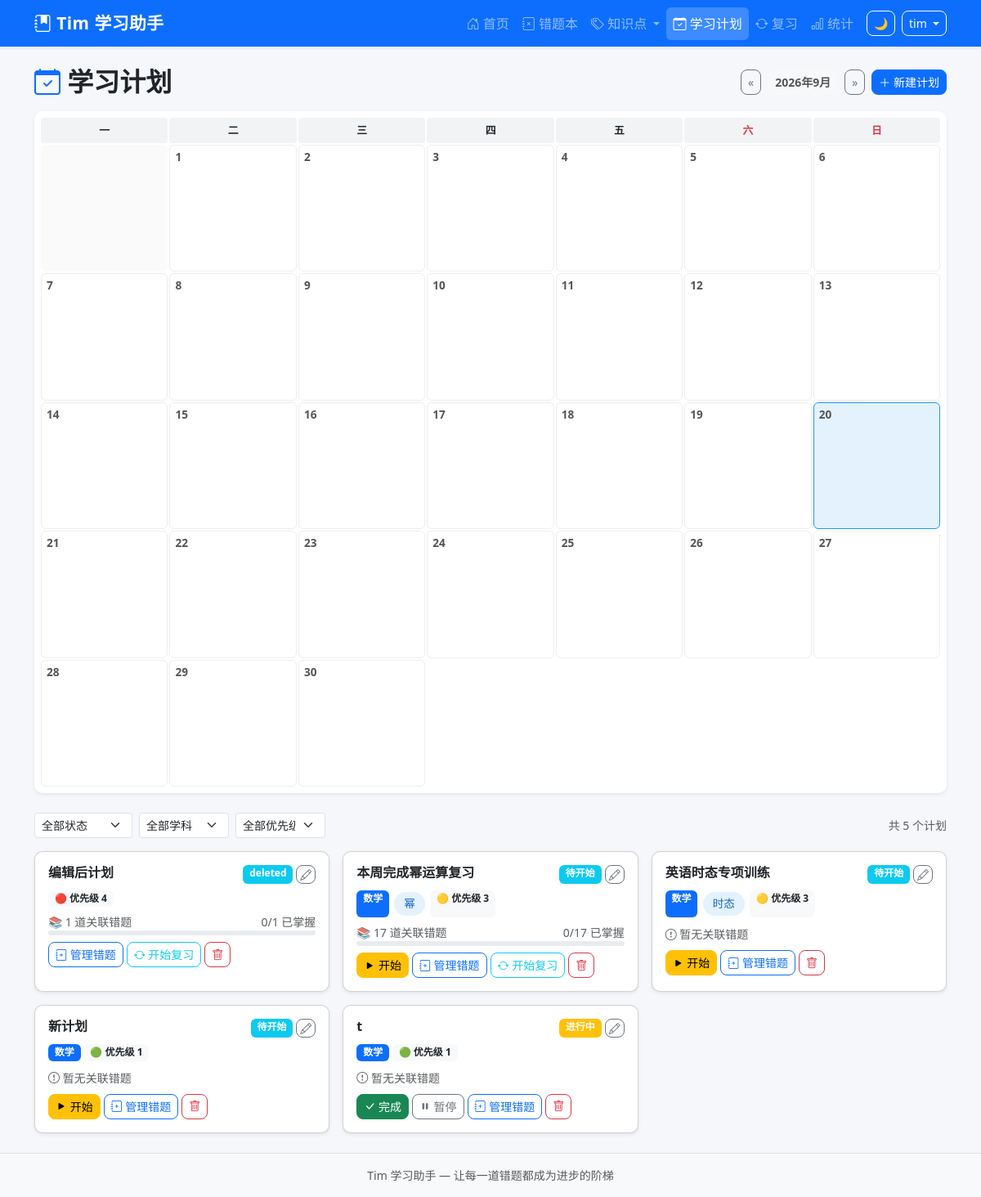
The app's page /study-plans (signed in) with its own data.
### tables this page shows
CREATE TABLE study_plans (
            id INTEGER PRIMARY KEY AUTOINCREMENT,
            uuid TEXT NOT NULL,
            title TEXT NOT NULL,
            description TEXT DEFAULT '',
            xueke TEXT DEFAULT '',
            zhishidian TEXT DEFAULT '',
            target_date DATE,
            priority INTEGER DEFAULT 1,
            status TEXT DEFAULT 'pending',
            created_at TIMESTAMP DEFAULT CURRENT_TIMESTAMP,
            completed_at TIMESTAMP
        );

### app.py (the view)
@app.route('/study-plans')
@login_required
def study_plans():
    month = request.args.get('month', date.today().strftime('%Y-%m'))
    page = request.args.get('page', 1, type=int)
    status_filter = request.args.get('status', '')
    xueke_filter = request.args.get('xueke', '')
    priority_filter = request.args.get('priority', '', type=int)
    per_page = 12
    where = ["(target_date LIKE ? OR target_date IS NULL OR target_date='')"]
    params = [month + '%']
    if status_filter:
        where.append('status = ?')
        params.append(status_filter)
    if xueke_filter:
        where.append('xueke = ?')
        params.append(xueke_filter)
    if priority_filter:
        where.append('priority >= ?')
        params.append(priority_filter)
    where_sql = ' AND '.join(where)
    total = query_db(
        f"SELECT COUNT(*) as cnt FROM study_plans WHERE {where_sql}",
        params, one=True
    )['cnt']
    offset = (page - 1) * per_page
    total_pages = max(1, (total + per_page - 1) // per_page)
    plans = query_db(
        f"SELECT * FROM study_plans WHERE {where_sql} ORDER BY priority DESC, target_date ASC LIMIT ? OFFSET ?",
        params + [per_page, offset]
    )
    plan_mistake_counts = {}
    plan_mastered_counts = {}
    plans = rows_to_dicts(plans)
    for p in plans:
        p['timu_plain'] = ''  # 计划没有 timu 字段
        cnt = query_db(
            "SELECT COUNT(*) as c FROM plan_mistakes WHERE plan_id=?",
            (p['id'],), one=True
        )['c']
        if cnt == 0 and p['zhishidian']:
            cnt = query_db(
                "SELECT COUNT(*) as c FROM mistake_records WHERE zhishidian LIKE ?",
                ('%' + p['zhishidian'] + '%',), one=True
            )['c']
        plan_mistake_counts[p['id']] = cnt
        mastered = query_db(
            "SELECT COUNT(*) as c FROM plan_mistakes pm JOIN mistake_records mr ON pm.mistake_id=mr.id WHERE pm.plan_id=? AND mr.status='mastered'",
            (p['id'],), one=True
        )['c']
        if mastered == 0 and p['zhishidian']:
            mastered = query_db(
                "SELECT COUNT(*) as c FROM mistake_records WHERE zhishidian LIKE ? AND status='mastered'",
                ('%' + p['zhishidian'] + '%',), one=True
            )['c']
        plan_mastered_counts[p['id']] = mastered
    from collections import defaultdict
    calendar = defaultdict(list)
    for p in plans:
        td = p['target_date'] or ''
        if td:
            calendar[td].append(p)
    try:
        year, mon = map(int, month.split('-'))
    except ValueError:
        year, mon = date.today().year, date.today().month
    prev_m = f'{year}-{mon-1:02d}' if mon > 1 else f'{year-1}-12'
    next_m = f'{year}-{mon+1:02d}' if mon < 12 else f'{year+1}-01'
    import calendar as cal_mod
    days_in_month = cal_mod.monthrange(year, mon)[1]
    first_weekday = cal_mod.monthrange(year, mon)[0]  # 0=周一
    month_days = []
    for i in range(first_weekday):
        month_days.append(None)  # 填充空白
    for d in range(1, days_in_month + 1):
        month_days.append(d)
    resp = make_response(render_template('study_plan.html',
        plans=plans,
        subjects=Config.get_subjects(),
        knowledge_points=get_knowledge_points(),
        calendar=dict(calendar),
        month=month,
        prev_month=prev_m,
        next_month=next_m,
        month_days=month_days,
        month_label=f'{year}年{mon}月',
        today=date.today(),
        today_month=date.today().strftime('%Y-%m'),
        plan_mistake_counts=plan_mistake_counts,
        plan_mastered_counts=plan_mastered_counts,
        page=page,
        total_pages=total_pages,
        total=total,
        status_filter=status_filter,
        xueke_filter=xueke_filter,
        priority_filter=priority_filter))
    return set_uuid_cookie(resp, g.user_uuid)

### app.py (called while the page is built, shortened)
@app.after_request
def add_security_headers(resp):
    resp.headers['X-Frame-Options'] = 'DENY'
    resp.headers['X-Content-Type-Options'] = 'nosniff'
    resp.headers['Referrer-Policy'] = 'strict-origin-when-cross-origin'
    return resp

@app.before_request
def csrf_check():
    if 'csrf_token' not in session:
        session['csrf_token'] = str(uuid_mod.uuid4())
    if request.method in ('GET', 'HEAD', 'OPTIONS'):
        return

def login_required(f):
    @wraps(f)
    def decorated(*a, **kw):
        if 'user_id' not in session:
            return redirect(url_for('login', next=request.path))
        return f(*a, **kw)
    return decorated

@app.before_request
def before_request():
    g.user_uuid = get_or_create_uuid()
    g.username = session.get('username', '')

def get_knowledge_points():
    return query_db(
        "SELECT DISTINCT zhishidian FROM mistake_records WHERE zhishidian != '' ORDER BY zhishidian", ())

### config.py (called while the page is built)
    @staticmethod
    def get_subjects():
        try:
            from database import query_db
            rows = query_db("SELECT name FROM base_data WHERE category='subject' ORDER BY sort_order")
            if rows:
                return [r['name'] for r in rows]
        except Exception:
            pass
        return Config.SUBJECTS

### database.py (called while the page is built)
def get_db():
    conn = sqlite3.connect(Config.DATABASE_PATH, timeout=5)
    conn.row_factory = sqlite3.Row
    conn.execute("PRAGMA foreign_keys = ON")
    conn.execute("PRAGMA journal_mode = WAL")
    return conn

def rows_to_dicts(rows):
    return [dict(r) for r in rows]

def query_db(query, args=(), one=False):
    if 'mistake_records' in query and 'WHERE 1=1' in query:
        query = query.replace('WHERE 1=1', "WHERE status != 'deleted'")
    conn = get_db()
    cur = conn.execute(query, args)
    rv = cur.fetchall()
    conn.close()
    return (rv[0] if rv else None) if one else rv

### utils.py (called while the page is built, shortened)
def get_or_create_uuid():
    user_uuid = request.cookies.get(Config.COOKIE_NAME)
    from database import query_db
    if not user_uuid:
        try:
            row = query_db(
                'SELECT uuid, COUNT(*) AS cnt FROM mistake_records '
                'GROUP BY uuid ORDER BY cnt DESC LIMIT 1', one=True)
            if row and row['cnt'] > 0:
                user_uuid = str(row['uuid'])
        except Exception:
            pass
        if not user_uuid:
            user_uuid = str(uuid_mod.uuid4())
    return user_uuid

### templates/study_plan.html (shortened to what this page needs)
{% extends "base.html" %}
{% block content %}
<div class="d-flex justify-content-between align-items-center mb-3 flex-wrap gap-2">
    <h2 class="fw-bold mb-0"><i class="bi bi-calendar-check text-primary"></i> 学习计划</h2>
    <div class="d-flex gap-2">
        <a href="?month={{ prev_month }}" class="btn btn-outline-secondary btn-sm">&laquo;</a>
        <span class="btn btn-light btn-sm fw-bold disabled">{{ month_label }}</span>
        <a href="?month={{ next_month }}" class="btn btn-outline-secondary btn-sm">&raquo;</a>
        <button class="btn btn-primary btn-sm" data-bs-toggle="modal" data-bs-target="#addPlanModal">
            <i class="bi bi-plus-lg"></i> 新建计划
        </button>
    </div>
</div>
<div class="card mb-4 border-0 shadow-sm">
    <div class="card-body p-2">
        <div class="calendar-grid">
            <div class="calendar-header">一</div><div class="calendar-header">二</div><div class="calendar-header">三</div>
            <div class="calendar-header">四</div><div class="calendar-header">五</div><div class="calendar-header text-danger">六</div><div class="calendar-header text-danger">日</div>
            {% for d in month_days %}
                {% if d is none %}
                <div class="calendar-day empty"></div>
                {% else %}
                {% set ds = '%s-%s-%s'|format(month.split('-')[0], month.split('-')[1], '%02d'|format(d)) %}
                <div class="calendar-day {% if d == today.day and month == today_month %}today{% endif %}"
                     onclick="quickAddPlan('{{ ds }}')" title="点击空白处创建当日计划" style="cursor:pointer">
                    <div class="day-num">{{ d }}</div>
                </div>
                {% endif %}
            {% endfor %}
        </div>
    </div>
</div>
<div id="plans-container">
{% include 'study_plan_list.html' %}
</div>
{% endblock %}

### templates/study_plan_list.html (shortened to what this page needs)
<div class="d-flex justify-content-between align-items-center mb-3 flex-wrap gap-2">
    <form id="plan-filter-form" class="d-flex flex-wrap gap-2 align-items-end" onsubmit="return false">
        <select name="status" class="form-select form-select-sm" style="width:120px" onchange="loadPlans()">
            <option value="">全部状态</option>
        </select>
        <select name="xueke" class="form-select form-select-sm" style="width:110px" onchange="loadPlans()">
            <option value="">全部学科</option>
        </select>
        <select name="priority" class="form-select form-select-sm" style="width:110px" onchange="loadPlans()">
            <option value="">全部优先级</option>
        </select>
    </form>
    <small class="text-muted">共 {{ total }} 个计划</small>
</div>
<div class="row g-3">
    {% if plans %}
    {% for plan in plans %}
    <div class="col-md-6 col-lg-4">
        <div class="card h-100 shadow-sm plan-card" id="plan-{{ plan['id'] }}">
            <div class="card-body">
                <div class="d-flex justify-content-between align-items-start mb-2">
                    <h6 class="fw-bold mb-0">{{ plan['title'] }}</h6>
                    <div class="d-flex gap-1">
                        <span class="badge bg-{{ 'success' if plan['status'] == 'completed' else 'warning' if plan['status'] in ('in_progress','paused') else 'secondary' if plan['status'] == 'cancelled' else 'info' }}">
                            {{ {'pending': '待开始', 'in_progress': '进行中', 'completed': '已完成', 'cancelled': '已取消', 'paused': '已暂停'}.get(plan['status'], plan['status']) }}
                        </span>
                        <button class="btn btn-outline-secondary btn-sm py-0 px-1" title="编辑计划"
                                onclick="editPlan({{ plan['id'] }}, '{{ plan['title']|e }}', '{{ (plan['description'] or '')|e }}', '{{ plan['xueke'] }}', '{{ plan['zhishidian'] }}', '{{ plan['target_date'] or '' }}', {{ plan['priority'] }})">
                            <i class="bi bi-pencil"></i>
                        </button>
                    </div>
                </div>
                <div class="d-flex flex-wrap gap-1 mb-2">
                    {% if plan['xueke'] %}
                    <span class="badge bg-primary">{{ plan['xueke'] }}</span>
                    {% endif %}
                    {% if plan['zhishidian'] %}
                    <span class="knowledge-badge">{{ plan['zhishidian'] }}</span>
                    {% endif %}
                    <span class="badge bg-light text-dark">
                        {% if plan['priority'] >= 4 %}🔴{% elif plan['priority'] >= 2 %}🟡{% else %}🟢{% endif %}
                        优先级 {{ plan['priority'] }}
                    </span>
                </div>
                {% set mc = plan_mistake_counts.get(plan['id'], 0) %}
                {% set md = plan_mastered_counts.get(plan['id'], 0) %}
                {% if mc > 0 %}
                <div class="mt-1">
                    <div class="d-flex justify-content-between small text-muted">
                        <span>📚 {{ mc }} 道关联错题</span><span>{{ md }}/{{ mc }} 已掌握</span>
                    </div>
                    <div class="progress" style="height:6px;border-radius:3px;">
                    </div>
                </div>
                {% else %}
                <div class="mt-1"><small class="text-muted"><i class="bi bi-exclamation-circle"></i> 暂无关联错题</small></div>
                {% endif %}
                <div class="mt-2 d-flex flex-wrap gap-1">
                    {% if plan['status'] == 'pending' %}
                    <form method="POST" action="{{ url_for('update_study_plan', plan_id=plan['id']) }}" class="d-inline">
                        <button class="btn btn-warning btn-sm"><i class="bi bi-play-fill"></i> 开始</button>
                    </form>
                    {% elif plan['status'] == 'in_progress' %}
                    <form method="POST" action="{{ url_for('update_study_plan', plan_id=plan['id']) }}" class="d-inline">
                        <button class="btn btn-success btn-sm"><i class="bi bi-check-lg"></i> 完成</button>
                    </form>
                    <form method="POST" action="{{ url_for('pause_study_plan', plan_id=plan['id']) }}" class="d-inline">
                        <button class="btn btn-outline-secondary btn-sm"><i class="bi bi-pause-fill"></i> 暂停</button>
                    </form>
                    {% elif plan['status'] == 'paused' %}
                    <form method="POST" action="{{ url_for('resume_study_plan', plan_id=plan['id']) }}" class="d-inline">
                        <input type="hidden" name="csrf_token" value="{{ session.get('csrf_token', '') }}">
                        <button class="btn btn-warning btn-sm"><i class="bi bi-play-fill"></i> 恢复</button>
                    </form>
                    {% endif %}
                    <a href="{{ url_for('plan_mistakes', plan_id=plan['id']) }}" class="btn btn-outline-primary btn-sm">
                        <i class="bi bi-journal-plus"></i> 管理错题
                    </a>
                    {% if mc > 0 %}
                    <button class="btn btn-outline-info btn-sm" onclick="reviewPlan({{ plan['id'] }})">
                        <i class="bi bi-arrow-repeat"></i> 开始复习
                    </button>
                    {% endif %}
                    <form method="POST" action="{{ url_for('delete_study_plan', plan_id=plan['id']) }}" class="d-inline">
                        <button class="btn btn-outline-danger btn-sm" onclick="return confirm('确定删除「{{ plan['title'] }}」吗？')">
                            <i class="bi bi-trash"></i>
                        </button>
                    </form>
                </div>
            </div>
        </div>
    </div>
    {% endfor %}
    {% endif %}
</div>

### static/css/style.css (style rules this page uses)
:root { --primary: #0d6efd; --success: #198754; --warning: #ffc107; --danger: #dc3545; --info: #0dcaf0; --dark: #212529; --light: #f8f9fa; }
body { min-height: 100vh; display: flex; flex-direction: column; background-color: #f5f7fa; }
.calendar-day { aspect-ratio: 1; border-radius: 4px; background-color: #ebedf0; transition: transform 0.1s; }
.knowledge-badge { display: inline-block; padding: 0.25rem 0.75rem; border-radius: 20px; font-size: 0.85rem; font-weight: 500; background-color: #e3f2fd; color: #1565c0; margin: 0.15rem; }
.btn { border-radius: 8px; font-weight: 500; transition: all 0.2s; }
.card { border-radius: 10px; }
.calendar-grid { display: grid; grid-template-columns: repeat(7, 1fr); gap: 2px; }
.calendar-header { text-align: center; font-size: 0.8rem; font-weight: bold; padding: 6px 0; background: #f1f3f5; border-radius: 4px; }
.calendar-day { min-height: 80px; border: 1px solid #eee; border-radius: 6px; padding: 4px 6px; background: #fff; transition: background 0.2s; }
.calendar-day.empty { background: #fafafa; border-color: transparent; }
.calendar-day.today { background: #e3f2fd; border-color: #2196f3; }
.calendar-day .day-num { font-size: 0.85rem; font-weight: bold; color: #555; margin-bottom: 2px; }

### records on screen
study_plans: title "编辑后计划", status "deleted", priority "4", mc "1", md "0"
study_plans: title "本周完成幂运算复习", status "待开始", xueke "数学", zhishidian "幂", priority "3", mc "17", md "0"
study_plans: title "英语时态专项训练", status "待开始", xueke "数学", zhishidian "时态", priority "3", shows "暂无关联错题"
study_plans: title "新计划", status "待开始", xueke "数学", priority "1", shows "暂无关联错题"
study_plans: title "t", status "进行中", xueke "数学", priority "1", shows "暂无关联错题"

### other values on screen
{{ session.username }} "tim"
{{ month_label }} "2026年9月"
{{ d }} "1" "2" "3" "4" "5" "6" "7" "8" "9" "10" "11" "12" "13" "14" "15" "16" "17" "18" "19" "20" "21" "22" "23" "24" "25" "26" "27" "28" "29" "30"
{{ total }} "5"
